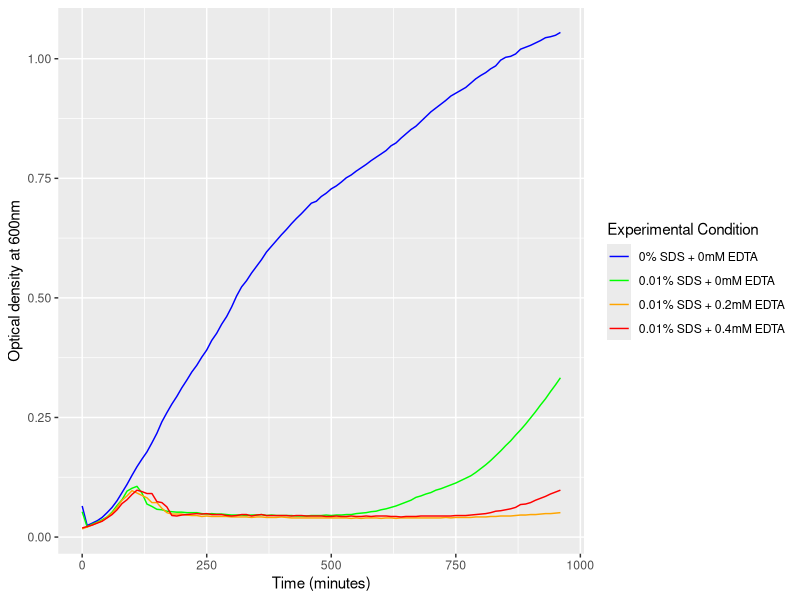

Write the R code that produced this figure.
### supplemental growth curve - Tropini + BrkA

#install and load necessary packages
#install.packages('tidyverse') #uncomment if not installed

library(tidyverse)

#set up plot aesthetics - keep consistent across plots
x_order <- c("PC", "E0", "E2", "E4")
x_names <- c("0% SDS + 0mM EDTA", "0.01% SDS + 0mM EDTA", "0.01% SDS + 0.2mM EDTA", "0.01% SDS + 0.4mM EDTA")
colours <-c("blue", "green", "orange", "red")

#read data
tropinibrka <- read_csv('supp_TropiniBrkA/all growth curves - TropiniBrkA.csv')

#calculate technical replicate averages to get biological replicates
tropinibrka_bioreps <- tropinibrka |>
  group_by(time) |>
  summarize(PC1 = mean(PC1.1:PC1.3),
            PC2 = mean(PC2.1:PC2.2),
            PC3 = mean(PC3.1:PC3.2),
            E0.1 = mean(E0.1.1:E0.1.3),
            E0.2 = mean(E0.2.1:E0.2.2),
            E0.3 = mean(E0.3.1:E0.3.2),
            E2.1 = mean(E2.1.1:E2.1.3),
            E2.2 = mean(E2.2.1:E2.2.2),
            E2.3 = mean(E2.3.1:E2.3.2),
            E4.1 = mean(E4.1.1:E4.1.3),
            E4.2 = mean(E4.2.1:E4.2.2),
            E4.3 = mean(E4.3.1:E4.3.2))

#calculate biological replicate averages
tropinibrka_avg <- tropinibrka_bioreps |>
  group_by(time) |>
  summarize(PC = mean(PC1:PC3),
            E0 = mean(E0.1:E0.3),
            E2 = mean(E2.1:E2.3),
            E4 = mean(E4.1:E4.3)) |>
  gather(conc, od, -time) |>
  add_column(n = c(1:388)) #make column with unrepeated values for full_join to work

#calculate standard deviations
tropinibrka_sd <- tropinibrka_bioreps |>
  group_by(time) |>
  summarize(PC_sd = sd(c_across(PC1:PC3)),
            E0_sd = sd(c_across(E0.1:E0.3)),
            E2_sd = sd(c_across(E2.1:E2.3)),
            E4_sd = sd(c_across(E4.1:E4.3))) |>
  gather(conc_sd, sd, -time) |>
  add_column(n = c(1:388)) #make column with unrepeated values for full_join to work

#join od and sd and make clean dataframe
tropinibrka_clean <- full_join(tropinibrka_avg, tropinibrka_sd) |>
  select(!(n:conc_sd))

#reorder data by EDTA concentration condition
tropinibrka_clean$conc <- factor(tropinibrka_clean$conc, levels = x_order)

#plot growth curves
growth_curve_tropinibrka <- ggplot(tropinibrka_clean) +
  geom_line(aes(x = time, y = od, colour = conc)) +
  xlab('Time (minutes)') +
  ylab('Optical density at 600nm') +
  labs(colour = 'Experimental Condition') +
  scale_colour_discrete(type = colours,
                        labels = x_names)
growth_curve_tropinibrka
